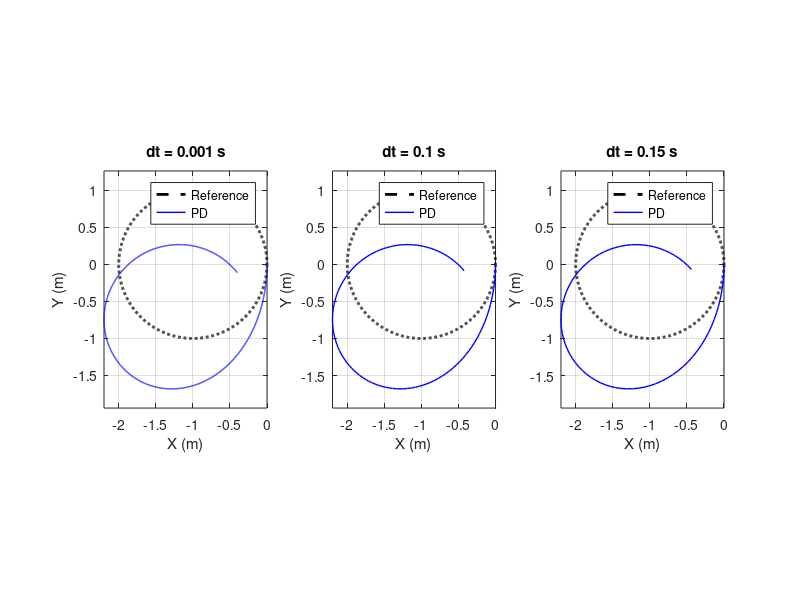

Source code (MATLAB): (Note: this script raises an error after producing the figure.)
% plot_curvilinear_comparison.m
% 논문 Fig.14-19 재현: PD vs PDFC 원형 궤적 비교

function plot_curvilinear_comparison()
clear; clc;
addpath('results');

R        = 0.2;
v_d      = 0.5;
e_target = 1.0;
Omega    = -v_d / e_target;   % = -0.5 rad/s
T_sim    = 2*pi / abs(Omega); % 원 한 바퀴 주기 ≈ 12.57 s

% 식 (39) 계산에 필요한 파라미터
Ms = 3; mp = 2; l = 0.075; g = 9.81;
Is = (2/3) * Ms * R^2;

%% 목표 원형 궤적 (기하학적 원 공식, phi에 무관)
t_ref = linspace(0, T_sim, 2000);
x_ref = e_target * (cos(Omega * t_ref) - 1);
y_ref = e_target *  sin(Omega * t_ref);

%% 결과 로드
load('results/results_curv_PD.mat');
load('results/results_curv_PDFC.mat');

titles = {'dt = 0.001 s', 'dt = 0.1 s', 'dt = 0.15 s'};

%% PD 결과 플롯 (Fig.14-16)
figure('Name', 'Fig.14-16 PD', 'Position', [100, 100, 1100, 400]);
for i = 1:3
    res    = results_curv_PD(i);
    tout   = res.tout;
    dtheta = res.dq(:,1);
    beta   = res.q(:,4);

    e_actual = R .* dtheta.^2 .* (Is - mp*R*l*cos(beta) + R^2*(Ms+mp)) ...
               ./ (mp*g*l*sin(beta) + 1e-10);
    e_actual = max(min(e_actual, 10*e_target), 0.1*e_target);
    psi = cumtrapz(tout, -R * dtheta ./ e_actual);
    dx  = R * dtheta .* sin(psi);
    dy  = -R * dtheta .* cos(psi);
    x   = cumtrapz(tout, dx);
    y   = cumtrapz(tout, dy);

    subplot(1,3,i);
    plot(x_ref, y_ref, 'k--', 'LineWidth', 2, 'DisplayName', 'Reference'); hold on;
    plot(x, y, 'b-', 'LineWidth', 1, 'DisplayName', 'PD');
    xlabel('X (m)'); ylabel('Y (m)');
    title(titles{i}); legend; grid on; axis equal;
end
sgtitle('Circular Trajectory - PD Controller');

%% PDFC 결과 플롯 (Fig.17-19)
figure('Name', 'Fig.17-19 PDFC', 'Position', [100, 550, 1100, 400]);
for i = 1:3
    res    = results_curv_PDFC(i);
    tout   = res.tout;
    dtheta = res.dq(:,1);
    beta   = res.q(:,4);

    e_actual = R .* dtheta.^2 .* (Is - mp*R*l*cos(beta) + R^2*(Ms+mp)) ...
               ./ (mp*g*l*sin(beta) + 1e-10);
    e_actual = max(min(e_actual, 10*e_target), 0.1*e_target);
    psi = cumtrapz(tout, -R * dtheta ./ e_actual);
    dx  = R * dtheta .* sin(psi);
    dy  = -R * dtheta .* cos(psi);
    x   = cumtrapz(tout, dx);
    y   = cumtrapz(tout, dy);

    subplot(1,3,i);
    plot(x_ref, y_ref, 'k--', 'LineWidth', 2, 'DisplayName', 'Reference'); hold on;
    plot(x, y, 'r-', 'LineWidth', 1, 'DisplayName', 'PDFC');
    xlabel('X (m)'); ylabel('Y (m)');
    title(titles{i}); legend; grid on; axis equal;
end
sgtitle('Circular Trajectory - PD-Fuzzy Controller');

%% 오차 비교 출력
% phi 추종 오차: 올바른 참조값 phi_d = (v_d/(R*Omega))*(1-cos(Omega*t)) 기준
fprintf('=== 궤적 추종 오차 비교 (phi 기준) ===\n');
fprintf('%-10s %-15s %-15s\n', 'dt', 'PD phi 오차', 'PDFC phi 오차');
for i = 1:3
    phi_PD   = results_curv_PD(i).q(:,3);
    phi_PDFC = results_curv_PDFC(i).q(:,3);
    t_PD     = results_curv_PD(i).tout;
    t_PDFC   = results_curv_PDFC(i).tout;

    phi_d_PD   = (v_d / (R * Omega)) * (1 - cos(Omega * t_PD));
    phi_d_PDFC = (v_d / (R * Omega)) * (1 - cos(Omega * t_PDFC));

    err_PD   = max(abs(phi_PD   - phi_d_PD));
    err_PDFC = max(abs(phi_PDFC - phi_d_PDFC));

    fprintf('dt=%.3f:  PD=%.4f rad,  PDFC=%.4f rad\n', ...
        results_curv_PD(i).dt, err_PD, err_PDFC);
end
end
